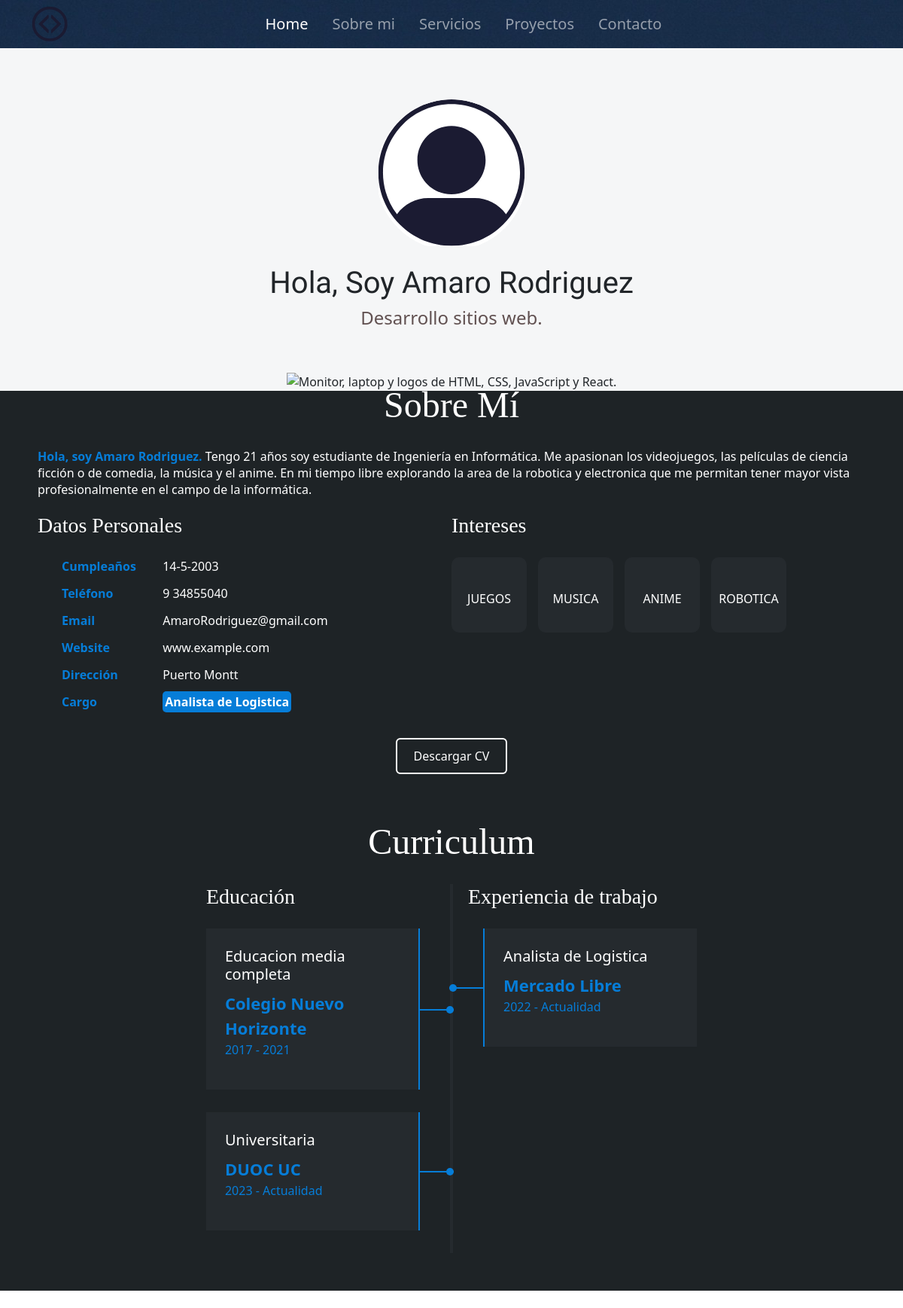
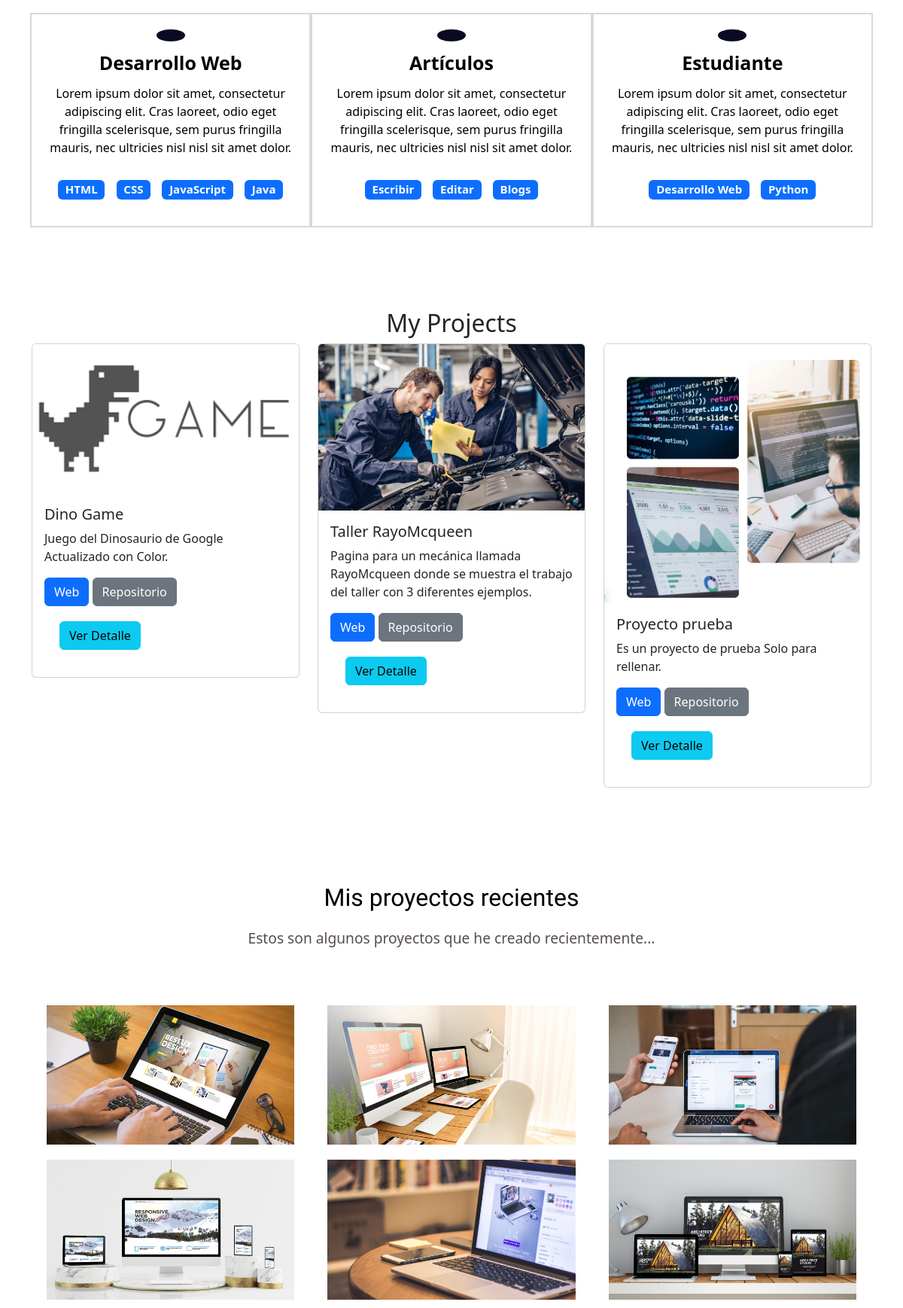
The page / (upper part) on the database its author committed (2 pictures, top to bottom).
### myportfolio/models.py (models this page shows, shortened)
class Proyecto(models.Model):
    titulo = models.CharField(max_length=200)
    imagen = models.ImageField(upload_to='proyectos/')
    descripcion = models.TextField()
    contenido = RichTextField()  # Campo de texto enriquecido#######ETAPA 5
    tecnologias = models.ManyToManyField(Tecnologia)
    link_sitio = models.URLField(max_length=200)
    link_repositorio = models.URLField(max_length=200)
    categoria = models.ForeignKey(Categoria, on_delete=models.CASCADE)

### myportfolio/views.py (the view)
# urls.py: path('', views.index, name='index'),
def index(request):
    proyectos = Proyecto.objects.all()
    return render(request, 'index.html', {'proyectos': proyectos})

### myportfolio/templates/index.html (shortened to what this page needs)
{% load static %}
{% load bootstrap5 %}
<!DOCTYPE html>
<html lang="es">
<head>
    <link href= "{% static 'css/style.css' %}" rel="stylesheet">
    {% bootstrap_css %}
</head>
<body class="vh-100 ">
    <nav class="navbar navbar-expand-lg navbar-dark bg-transparent">
        <div class="container">
            <img src="{% static '/img/icono.png' %}"  alt="Logo">
            <div class="sidebar offcanvas offcanvas-start" tabindex="-1" id="offcanvasNavbar"
                aria-labelledby="offcanvasNavbarLabel">
                <div class="offcanvas-body d-flex flex-column flex-lg-end p-4 p-lg-0">
                    <ul class="navbar-nav justify-content-center align-items-center fs-5 flex-grow-1 pe-3">
                        <li class="nav-item mx-2">
                            <a class="nav-link active" aria-current="page" href="#">Home</a>
                        </li>
                        <li class="nav-item mx-2">
                            <a class="nav-link" href="#sobre-mi">Sobre mi</a>
                        </li>
                        <li class="nav-item mx-2">
                            <a class="nav-link" href="#servicios">Servicios</a>
                        </li>
                        <li class="nav-item mx-2">
                            <a class="nav-link" href="#proyectos">Proyectos</a>
                        </li>
                        <li class="nav-item mx-2">
                            <a class="nav-link" href="#contacto">Contacto</a>
                        </li>
                    </ul>
                </div>
            </div>
        </div>
    </nav>
    <section class="hero align-items-stretch">
        <div class="hero-principal d-flex flex-column justify-content-center align-items-center">
            <img class="hero-imagen-desarrollador rounded-circle"
                src="{% static '/img/imagenes-desarrolladores/desarrollador-ejemplo.svg' %}" alt="Foto de perfil">
            <h1>Hola, Soy Amaro Rodriguez </h1>
            <h2>Desarrollo sitios web.</h2>
        </div>
        <div class="hero-inferior">
            <img class="hero-inferior-imagen img-fluid" src="{% static 'img/hero-inferior.sv' %}"
                alt="Monitor, laptop y logos de HTML, CSS, JavaScript y React.">
        </div>
    </section>
    <section id="sobre-mi" class="sobre-mi seccion-oscura">
        <div class="contenido-seccion">
            <h2>Sobre Mí</h2>
            <p><span>Hola, soy Amaro Rodriguez.</span> Tengo 21 años soy estudiante de Ingeniería en Informática. Me
                apasionan los videojuegos, las películas de ciencia ficción o de comedia, la música y el anime. En mi
                tiempo libre explorando la area de la robotica y electronica que me permitan tener mayor vista
                profesionalmente en el campo de la informática.</p>
            <div class="fila">
                <div class="col">
                    <h3>Datos Personales</h3>
                    <ul>
                        <li>
                            <strong>Cumpleaños</strong>
                            14-5-2003
                        </li>
                        <li>
                            <strong>Teléfono</strong>
                            9 34855040
                        </li>
                        <li>
                            <strong>Email</strong>
                            AmaroRodriguez@gmail.com
                        </li>
                        <li>
                            <strong>Website</strong>
                            www.example.com
                        </li>
                        <li>
                            <strong>Dirección</strong>
                            Puerto Montt
                        </li>
                        <li>
                            <strong>Cargo</strong>
                            <span>Analista de Logistica</span>
                        </li>
                    </ul>
                </div>
                <div class="col">
                    <h3>Intereses</h3>
                    <div class="contenedor-intereses">
                        <div class="interes">
                            <span>JUEGOS</span>
                        </div>
                        <div class="interes">
                            <span>MUSICA</span>
                        </div>
                        <div class="interes">
                            <span>ANIME</span>
                        </div>
                        <div class="interes">
                            <span>ROBOTICA</span>
                        </div>
                    </div>
                </div>
            </div>
            <button type="button" class="btn btn-primary" data-bs-toggle="modal" data-bs-target="#modalCV">
                Descargar CV
            </button>
    </section>
    <section id="curriculum" class="curriculum">
        <div class="contenido-seccion">
            <h2>Curriculum</h2>
            <div class="fila">
                <div class="col izquierda">
                    <h3>Educación</h3>
                    <div class="item izq">
                        <h4>Educacion media completa</h4>
                        <span class="casa">Colegio Nuevo Horizonte</span>
                        <span class="fecha">2017 - 2021</span>
                        <div class="conectori">
                            <div class="circuloi"></div>
                        </div>
                    </div>
                    <div class="item izq">
                        <h4>Universitaria</h4>
                        <span class="casa">DUOC UC</span>
                        <span class="fecha">2023 - Actualidad</span>
                        <div class="conectori">
                            <div class="circuloi"></div>
                        </div>
                    </div>
                </div>
                <div class="col derecha">
                    <h3>Experiencia de trabajo</h3>
                    <div class="item der">
                        <h4>Analista de Logistica</h4>
                        <span class="casa">Mercado Libre</span>
                        <span class="fecha">2022 - Actualidad</span>
                        <div class="conectord">
                            <div class="circulod"></div>
                        </div>
                    </div>
                </div>
            </div>
        </div>
    </section>
    <section class="experiencia seccion-clara" id="servicios">
        <div class="container text-center">
            <div class="row">
                <div class="columna col-12 col-md-4">
                    <i class="bi bi-laptop"></i>
                    <p class="experiencia-titulo">Desarrollo Web</p>
                    <p>Lorem ipsum dolor sit amet, consectetur adipiscing elit. Cras laoreet, odio eget fringilla
                        scelerisque, sem purus fringilla mauris, nec ultricies nisl nisl sit amet dolor. </p>
                    <div class="badges-contenedor">
                        <span class="badge text-bg-primary">HTML</span>
                        <span class="badge text-bg-primary">CSS</span>
                        <span class="badge text-bg-primary">JavaScript</span>
                        <span class="badge text-bg-primary">Java</span>
                    </div>
                </div>
                <div class="columna col-12 col-md-4">
                    <i class="bi bi-laptop"></i>
                    <p class="experiencia-titulo">Artículos</p>
                    <p>Lorem ipsum dolor sit amet, consectetur adipiscing elit. Cras laoreet, odio eget fringilla
                        scelerisque, sem purus fringilla mauris, nec ultricies nisl nisl sit amet dolor. </p>
                    <div class="badges-contenedor">
                        <span class="badge text-bg-primary">Escribir</span>
                        <span class="badge text-bg-primary">Editar</span>
                        <span class="badge text-bg-primary">Blogs</span>
                    </div>
                </div>
                <div class="columna col-12 col-md-4">
                    <i class="bi bi-laptop"></i>
                    <p class="experiencia-titulo">Estudiante</p>
                    <p>Lorem ipsum dolor sit amet, consectetur adipiscing elit. Cras laoreet, odio eget fringilla
                        scelerisque, sem purus fringilla mauris, nec ultricies nisl nisl sit amet dolor. </p>
                    <div class="badges-contenedor">
                        <span class="badge text-bg-primary">Desarrollo Web</span>
                        <span class="badge text-bg-primary">Python</span>
                    </div>
                </div>
            </div>
        </div>
    </section>
<section id="projects" class="py-5">
    <div class="container">
        <h2 class="text-center">My Projects</h2>
        <div class="row">
            {% for proyecto in proyectos %}
            <div class="col-md-4">
                <div class="card mb-4">
                    <img src="{{ proyecto.imagen.url }}" class="card-img-top" alt="{{ proyecto.titulo }}">
                    <div class="card-body">
                        <h5 class="card-title">{{ proyecto.titulo }}</h5>
                        <p class="card-text">{{ proyecto.descripcion }}</p>
                        <a href="{{ proyecto.link_sitio }}" class="btn btn-primary" target="_blank">Web</a>
                        <a href="{{ proyecto.link_repositorio }}" class="btn btn-secondary" target="_blank">Repositorio</a>
                        <a href="{% url 'proyecto_detalle' proyecto.pk %}" class="btn btn-info">Ver Detalle</a>
                    </div>
                </div>
            </div>
            {% endfor %}
        </div>
    </div>
</section>
    <section id="proyectos" class="proyectos-recientes seccion-clara d-flex flex-column">
        <h2 class="seccion-titulo texto-negro">Mis proyectos recientes</h2>
        <h3 class="seccion-descripcion">Estos son algunos proyectos que he creado recientemente...</h3>
        <div class="container text-center proyectos-contenedor">
            <div class="row">
                <div class="col-12 col-md-6 col-lg-4">
                    <div class="proyecto">
                        <img src="{% static '/img/proyecto1.png' %}" alt="Proyecto 1">
                    </div>
                </div>
                <div class="col-12 col-md-6 col-lg-4">
                    <div class="proyecto">
                        <img src="{% static '/img/proyecto2.png' %}" alt="Proyecto 1">
                    </div>
                </div>
                <div class="col-12 col-md-6 col-lg-4">
                    <div class="proyecto">
                        <img src="{% static '/img/proyecto3.png' %}" alt="Proyecto 1">
                    </div>
                </div>
                <div class="col-12 col-md-6 col-lg-4">
                    <div class="proyecto">
                        <img src="{% static '/img/proyecto4.png' %}" alt="Proyecto 1">
                    </div>
                </div>
                <div class="col-12 col-md-6 col-lg-4">
                    <div class="proyecto">
                        <img src="{% static '/img/proyecto5.png' %}" alt="Proyecto 1">
                    </div>
                </div>
                <div class="col-12 col-md-6 col-lg-4">
                    <div class="proyecto">
                        <img src="{% static '/img/proyecto6.png' %}" alt="Proyecto 1">
                    </div>
                </div>
            </div>
        </div>
    </section>
</body>
</html>

### rows shown on the page
Proyecto: imagen (placeholder picture), titulo "Dino Game", descripcion "Juego del Dinosaurio de Google Actualizado con Color."
Proyecto: imagen (picture), titulo "Taller RayoMcqueen", descripcion "Pagina para un mecánica llamada RayoMcqueen donde se muestra el trabajo del taller con 3 diferentes ejemplos."
Proyecto: imagen (picture), titulo "Proyecto prueba", descripcion "Es un proyecto de prueba Solo para rellenar."
